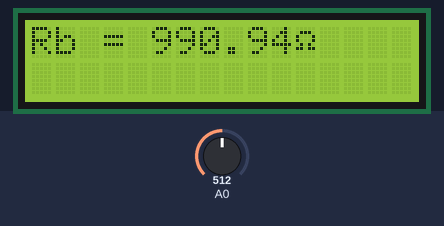
Recording of a sketch running on a simulated Arduino Uno, built with avr-gcc and run on an emulated ATmega328P. On the bench: 16×2 character LCD. Inputs (shaded band) come from the test bench; at power-on: A0 = 512. What the sketch prints to the serial monitor is not drawn.

Above: at 1.2 s.
1.3 s: A0 set to 1012
At 2.8 s:
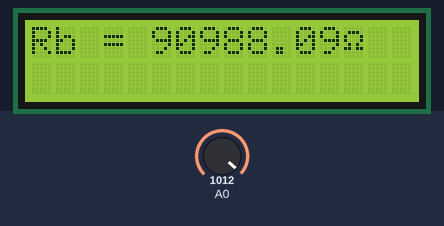
3.1 s: A0 set to 1023
At 3.8 s:
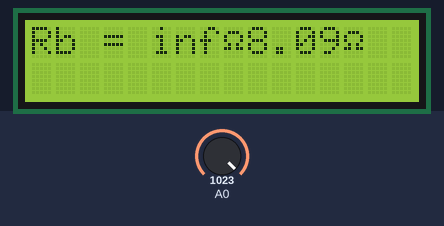
4.6 s: A0 set to 900
At 5.4 s:
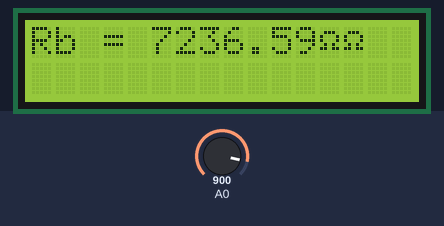
6.2 s: A0 set to 526
At 7.3 s:
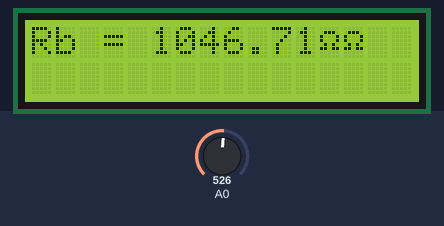
7.7 s: A0 set to 500
At 9.0 s:
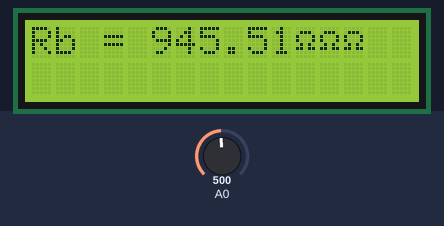
9.3 s: A0 set to 103
At 9.8 s:
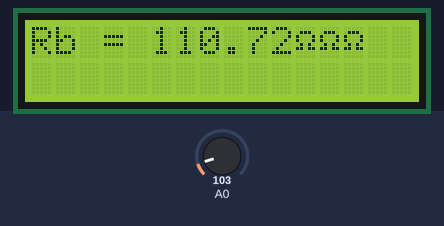
10.8 s: A0 set to 84
Timing chart, 0 to 13.4 s (numbered marks = the images above; inputs shaded):
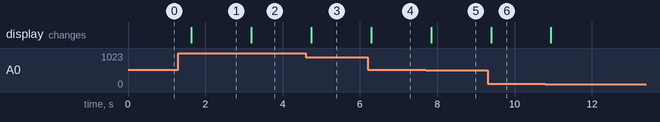

The sketch:

LCD_with_Arduino_as_Ohmmeter_20230314.ino
```cpp
/*
LCD with Arduino to work as ohmmeter with display the OHM symbol
using LCD Custom Character Generator to create Ohm symbol

*/
// include the library code:
#include <LiquidCrystal.h>

// initialize the library with the numbers of the interface pins
LiquidCrystal lcd(7, 8, 9, 10, 11, 12);
// declare the data type
 float AI = A0;
 int ondelay = 500;
 float measurevalue;
 int Ra=989;
 float Rb;
 float I;
 //create Ohm symbol,byte
 byte customChar[] = {
  B00000,
  B01110,
  B10001,
  B10001,
  B01010,
  B11011,
  B00000,
  B00000
};
void setup() {
  // put your setup code here, to run once:
pinMode(A0,INPUT); //
Serial.begin(9600);
// set up the LCD's number of columns and rows:
  lcd.begin(16, 2); //show LCD position
  lcd.createChar(0, customChar);//Ohm symbol create
}

void loop() {
  // put your main code here, to run repeatedly:
AI=analogRead(A0);//read the analog value
Serial.print("AI = ");//print text
Serial.print(AI);//print value

Serial.print("\t");//space
measurevalue = (AI/1023.0)*5.0;//calculation
Serial.print("  measurevoltagevalue = ");//print text
Serial.print(measurevalue);//print value

I = (5-measurevalue)/Ra; //calculate the current
Rb= measurevalue/I;//calculate the resistor
//print on the serial monitor,do troublshooting
Serial.print("    I_Current=");
Serial.print(I);
Serial.print("\t");
Serial.print("  RB_value= ");
Serial.println(Rb);

//delay(ondelay);
 // set the cursor to column 0, line 1
  // (note: line 1 is the second row, since counting begins with 0):
  lcd.setCursor(0, 0);//LCD print position
  lcd.print("Rb = ");//LCD print text
  lcd.print(Rb);//LCD print the value
  lcd.write(byte(0));//LCD write the Ohm symbol
  delay(ondelay);

}
```

Measured:
- the behaviour switches between 1022 and 1023 on A0 (found by bisection; images 1 and 2)
- the behaviour switches between 515 and 514 on A0 (found by bisection; images 4 and 5)
- after the input at 1.3 s, the display: changes after 0.33 s (image 1)
- after the input at 3.1 s, the display: changes after 0.09 s (image 2)
- after the input at 4.6 s, the display: changes after 0.13 s (image 3)
- after the input at 6.2 s, the display: changes after 0.09 s (image 4)
- after the input at 7.7 s, the display: changes after 0.14 s (image 5)
- after the input at 9.3 s, the display: changes after 0.09 s (image 6)
